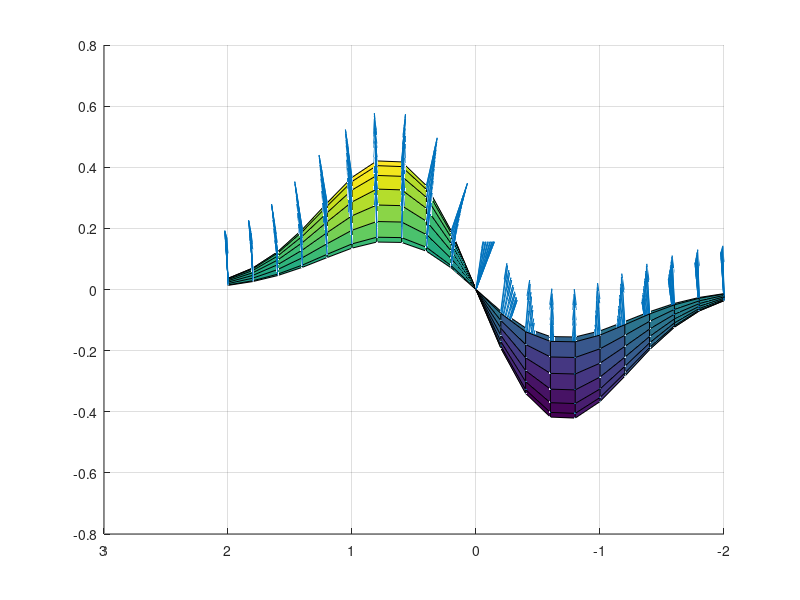

This figure's MATLAB source: (Note: this script raises an error after producing the figure.)
[x,y] = meshgrid(-2:.2:2,-1:.15:1);
z = x .* exp(-x.^2 - y.^2);
[u,v,w] = surfnorm(x,y,z);
q = quiver3(x,y,z,u,v,w); hold on; surf(x,y,z); hold off;
drawnow;
view(180,0);
mag = 0.1*ones(size(u));
SetQuiverLength(q,mag);
